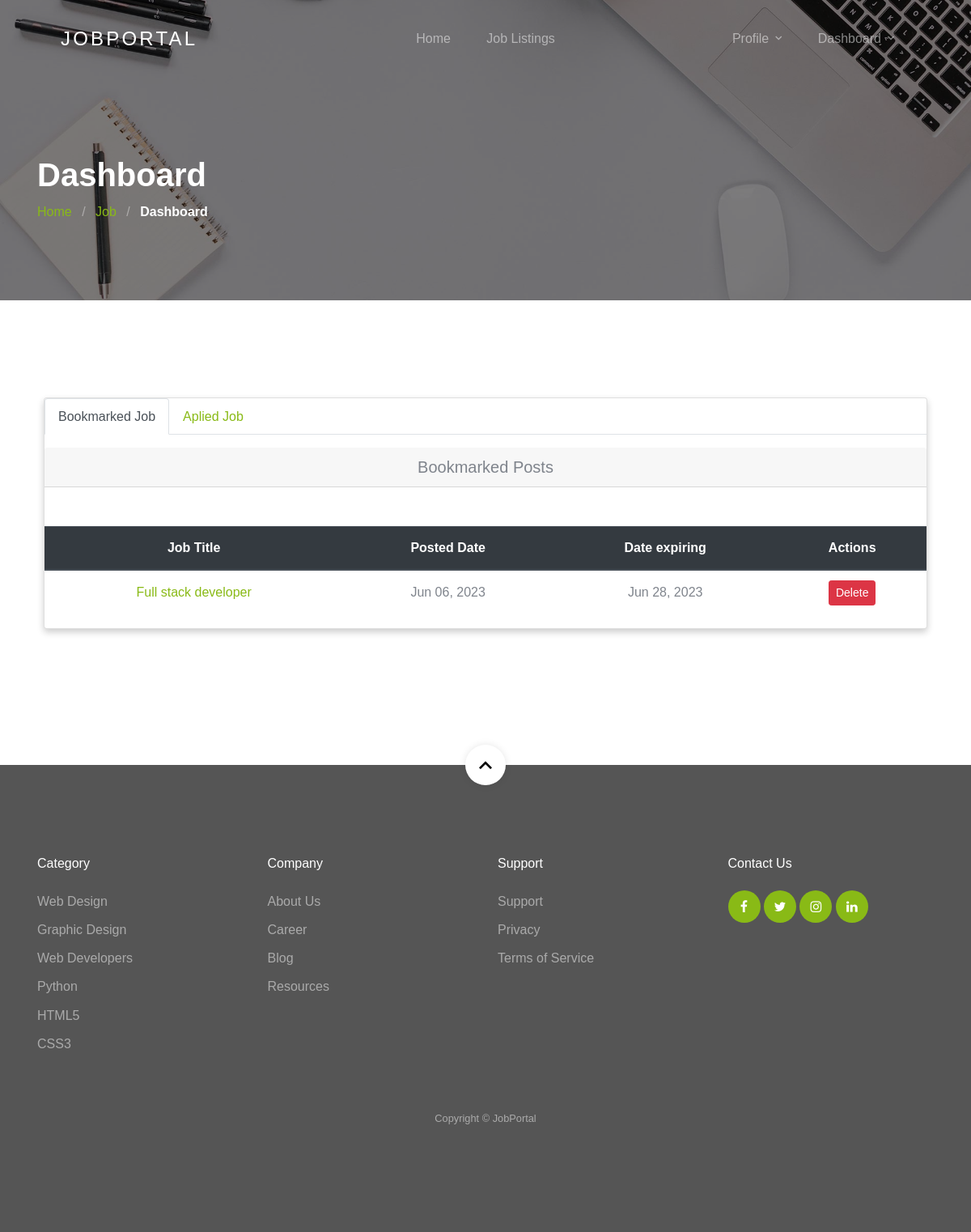
The app's page /dashboard/ (signed in) with its own data.
### jobapp/models.py (models this page shows, shortened)
class BookmarkJob(models.Model):
    user = models.ForeignKey(User, on_delete=models.CASCADE)
    job = models.ForeignKey(Job, on_delete=models.CASCADE)
    timestamp = models.DateTimeField(auto_now=True, auto_now_add=False)

class Job(models.Model):
    user = models.ForeignKey(User, related_name='User', on_delete=models.CASCADE)
    title = models.CharField(max_length=300)
    description = RichTextField()
    tags = TaggableManager()
    location = models.CharField(max_length=300)
    job_type = models.CharField(choices=JOB_TYPE, max_length=1)
    category = models.ForeignKey(Category,related_name='Category', on_delete=models.CASCADE)
    salary = models.CharField(max_length=30, blank=True)
    company_name = models.CharField(max_length=300)
    company_description = RichTextField(blank=True, null=True)
    url = models.URLField(max_length=200)
    last_date = models.DateField()
    is_published = models.BooleanField(default=False)
    is_closed = models.BooleanField(default=False)
    timestamp = models.DateTimeField(auto_now=True)

### jobapp/views.py (the view)
# urls.py: path('dashboard/', views.dashboard_view, name='dashboard'),
@login_required(login_url=reverse_lazy('account:login'))
def dashboard_view(request):
    jobs = []
    savedjobs = []
    appliedjobs = []
    total_applicants = {}
    if request.user.role == 'employer':
        jobs = Job.objects.filter(user=request.user.id)
        for job in jobs:
            count = Applicant.objects.filter(job=job.id).count()
            total_applicants[job.id] = count
    if request.user.role == 'employee':
        savedjobs = BookmarkJob.objects.filter(user=request.user.id)
        appliedjobs = Applicant.objects.filter(user=request.user.id)
    context = {
        'jobs': jobs,
        'savedjobs': savedjobs,
        'appliedjobs':appliedjobs,
        'total_applicants': total_applicants
    }
    return render(request, 'jobapp/dashboard.html', context)

### template/jobapp/dashboard.html (shortened to what this page needs)
{% extends 'base.html' %}
{% load static %}
{% load get_total_applicant %}
{% block content %}
<section class="section-hero overlay inner-page bg-image"
    style="background-image: url('{% static 'images/hero_1.jpg' %}');" id="home-section">
    <div class="container">
        <div class="row">
            <div class="col-md-7">
                <h1 class="text-white font-weight-bold">Dashboard</h1>
                <div class="custom-breadcrumbs">
                    <a href="{% url 'jobapp:home' %}">Home</a> <span class="mx-2 slash">/</span>
                    <a href="{% url 'jobapp:job-list' %}">Job</a> <span class="mx-2 slash">/</span>
                    <span class="text-white"><strong>Dashboard</strong></span>
                </div>
            </div>
        </div>
    </div>
</section>
<section class="site-section">
    <div class="container">
        <div class="row">
            <div class="col-lg-12 mb-5">
                <div class="card">
                    {% if user.role == "employer" %}
                    <h5 class="card-header text-center">My All Job</h5>
                    {% if jobs %}
                    <table class="table text-center mt-5">
                        <thead class="thead-dark">
                            <tr>
                                <th>Job Title</th>
                                <th>Posted Date</th>
                                <th>Date expiring</th>
                                <th>Status</th>
                                <th>Applicants</th>
                                <th>Actions</th>
                            </tr>
                        </thead>
                        <tbody>
                            {% for job in jobs %}
                            <tr id="row_{{ job.id }}">
                                <td class="text-left"><a href="{% url 'jobapp:single-job' job.id %}">{{ job.title }}</a></td>
                                <td>{{ job.timestamp | date:'M d, Y'  }}</td>
                                <td>{{ job.last_date | date:'M d, Y' }}</td>
                                <td>
                                    {% if job.is_published == True %}
                                        <span class="badge badge-info">Published</span>
                                    {% else %}
                                        <span class="badge badge-danger px-2">Pending</span>
                                    {% endif %}
                                </td>
                                <td>
                                    {% get_total_applicant total_applicants job as is_applicant %}
                                    {% if is_applicant %}
                                    <a href="{% url 'jobapp:applicants' job.id %}">
                                        <i class="fa fa-users"></i>
                                        <span class="badge badge-success text-white">
                                            {% if is_applicant > 1 %}
                                            {% get_total_applicant total_applicants job %} Applicants
                                            {% else %}
                                            {% get_total_applicant total_applicants job %} Applicant
                                            {% endif %}
                                        </span>
                                    </a>
                                    {% endif %}
                                </td>
                                <td>
                                    <a class="btn btn-info btn-sm" href="{% url 'jobapp:edit-job' job.id %}"
                                        role="button">Edit</a>
                                    {% if job.is_published == True %}
                                        {% if job.is_closed == False %}
                                        <span id="change_job_status_{{ job.id }}">
                                            <button onclick="call_sw_alert_func('{% url 'jobapp:complete' job.id %}','{{ job.id }}', 'Once Clicked, Your Post Will Marked Completed')" class="text-white btn btn-success btn-sm" >Make Close</button>
                                        </span>
                                        {% else %}
                                        <a class="text-white btn btn-success btn-sm"
                                        role="button">Closed</a>
                                        {% endif %}
                                        {% endif %}
                                    <button onclick="call_sw_alert_func('{% url 'jobapp:delete' job.id %}','{{ job.id }}','Once Deleted, You Will Not be Able To Recover This Post!')" class="btn btn-danger btn-sm">Delete</button>
                                    </td>
                            </tr>
                            {% endfor %}
                        </tbody>
                    </table>
                    {% else %}
                    <p class="m-5">You have not any job yet !! <a href="{% url 'jobapp:create-job' %}">Create a new one.</a></p>
                    {% endif %}
                    {% elif user.role == "employee" %}
                    <ul class="mb-3 nav nav-tabs" id="myTab" role="tablist">
                        <li class="nav-item">
                            <a class="nav-link active" id="home-tab" data-toggle="tab" href="#home" role="tab" aria-controls="home" aria-selected="true">Bookmarked Job</a>
                          </li>
                          <li class="nav-item">
                            <a class="nav-link" id="profile-tab" data-toggle="tab" href="#profile" role="tab" aria-controls="profile" aria-selected="false">Aplied Job</a>
                        </li>
                      </ul>
                      <div class="tab-content" id="myTabContent">
                        <div class="tab-pane fade show active" id="home" role="tabpanel" aria-labelledby="home-tab">
                            <h5 class="card-header text-center">Bookmarked Posts</h5>
                            {% if savedjobs %}
                            <table class="table text-center mt-5">
                                <thead class="thead-dark">
                                    <tr>
                                        <th>Job Title</th>
                                        <th>Posted Date</th>
                                        <th>Date expiring</th>
                                        <th>Actions</th>
                                    </tr>
                                </thead>
                                <tbody>
                                    {% for job in savedjobs %}
                                    <tr id="row_{{ job.id }}">
                                        <td><a href="{% url 'jobapp:single-job' job.job.id %}">{{ job.job.title }}</a></td>
                                        <td>{{ job.timestamp | date:'M d, Y'  }}</td>
                                        <td>{{ job.job.last_date | date:'M d, Y' }}</td>
                                        <td>
                                            <button onclick="call_sw_alert_func('{% url 'jobapp:delete-bookmark' job.id %}','{{ job.id }}','Once Deleted, This Post Will Remove From Your Favourite List!')" class="btn btn-danger btn-sm">Delete</button>
                                        </td>
                                    </tr>
                                    {% endfor %}
                                </tbody>
                            </table>
                            {% else %}
                            <p class="m-5">You have not any save job yet !! </p>
                            {% endif %}
                        </div>
                      </div>
                    {% endif %}
                </div>
            </div>
        </div>
    </div>
    </div>
{% endblock %}

### static/css/aboutpage.css (style rules this page uses)
body { font-family: Arial, Helvetica, sans-serif; margin: 0; }
html { box-sizing: border-box; }
*, *:before, *:after { box-sizing: inherit; }
.card { box-shadow: 0 4px 8px 0 rgba(0, 0, 0, 0.2); margin: 8px; }
.container { padding: 0 16px; }
.container::after, .row::after { content: ""; clear: both; display: table; }

### static/css/style.css (style rules this page uses)
body { font-weight: 400; font-size: 1rem; line-height: 1.7; position: relative; }
body:after { content: ""; position: absolute; top: 0; left: 0; right: 0; bottom: 0; background: rgba(0, 0, 0, 0.7); z-index: 100; opacity: 0; visibility: hidden; -webkit-transition: .3s all ease; -o-transition: .3s all ease; transition: .3s all ease; }
h1, h2, h3, h4 { color: #000; }
.site-section { padding-top: 7rem; padding-bottom: 7rem; position: relative; z-index: 2; }
.bg-image { background-size: cover; background-position: center center; background-repeat: no-repeat; }
.custom-breadcrumbs a { color: #89ba16; }
.custom-breadcrumbs .slash { color: rgba(255, 255, 255, 0.4); }
.section-hero, .section-hero > .container > .row { height: 100vh; min-height: 900px; }
.section-hero.inner-page, .section-hero.inner-page > .container > .row { height: auto; min-height: auto; padding-top: 6em; padding-bottom: 3em; }
.section-hero.overlay, .section-hero.overlay-2 { position: relative; }
.section-hero.overlay:before, .section-hero.overlay-2:before { z-index: 1; position: absolute; content: ""; top: 0; left: 0; right: 0; bottom: 0; background: rgba(0, 0, 0, 0.5); }
.section-hero > .container { z-index: 2; position: relative; }
.btn:after, .btn:before { display: none; }
.table td, .table th { vertical-align: middle !important; }

### records on screen
BookmarkJob: job "Full stack developer", timestamp "Jun 06, 2023", job.last_date "Jun 28, 2023"
